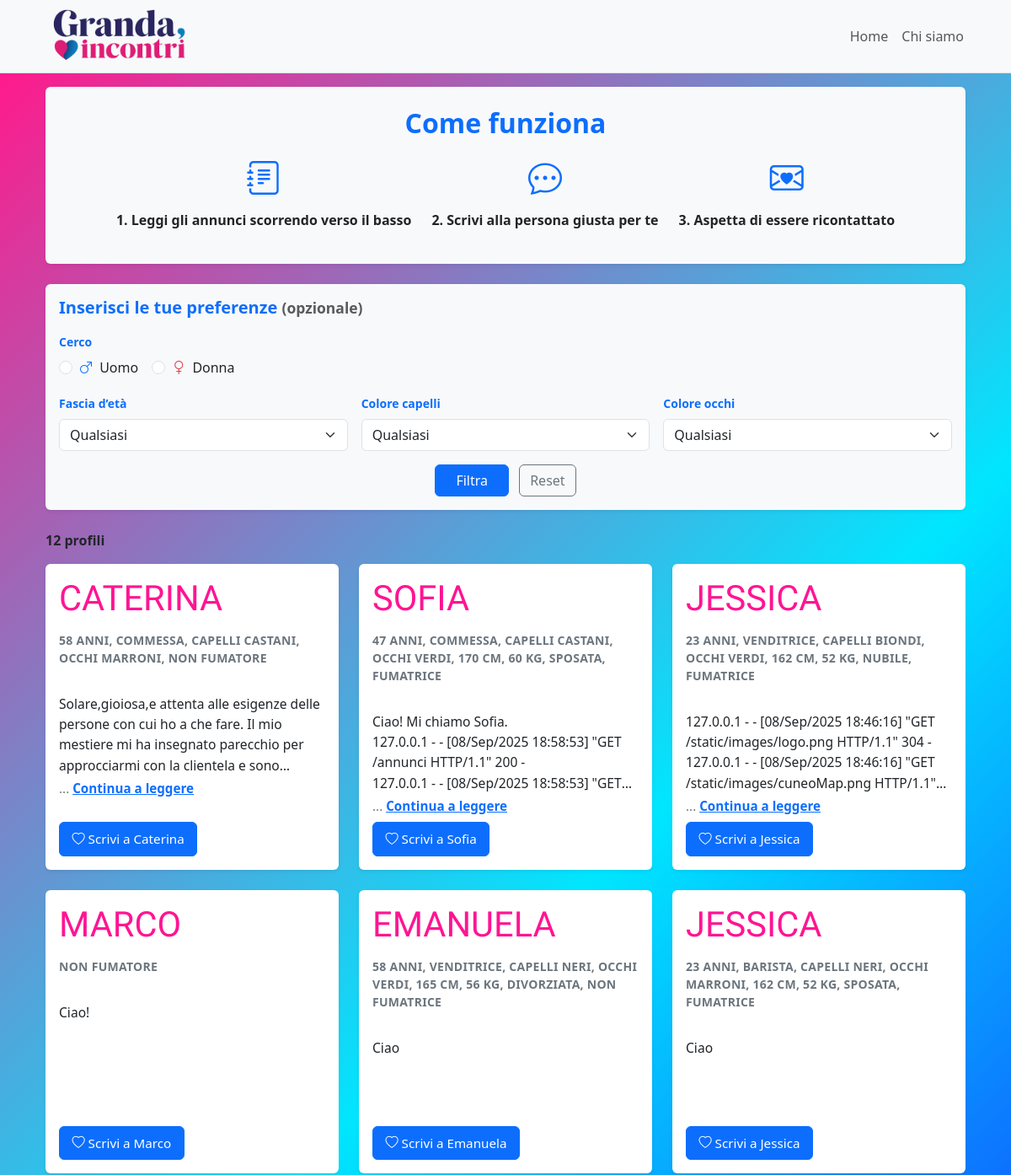
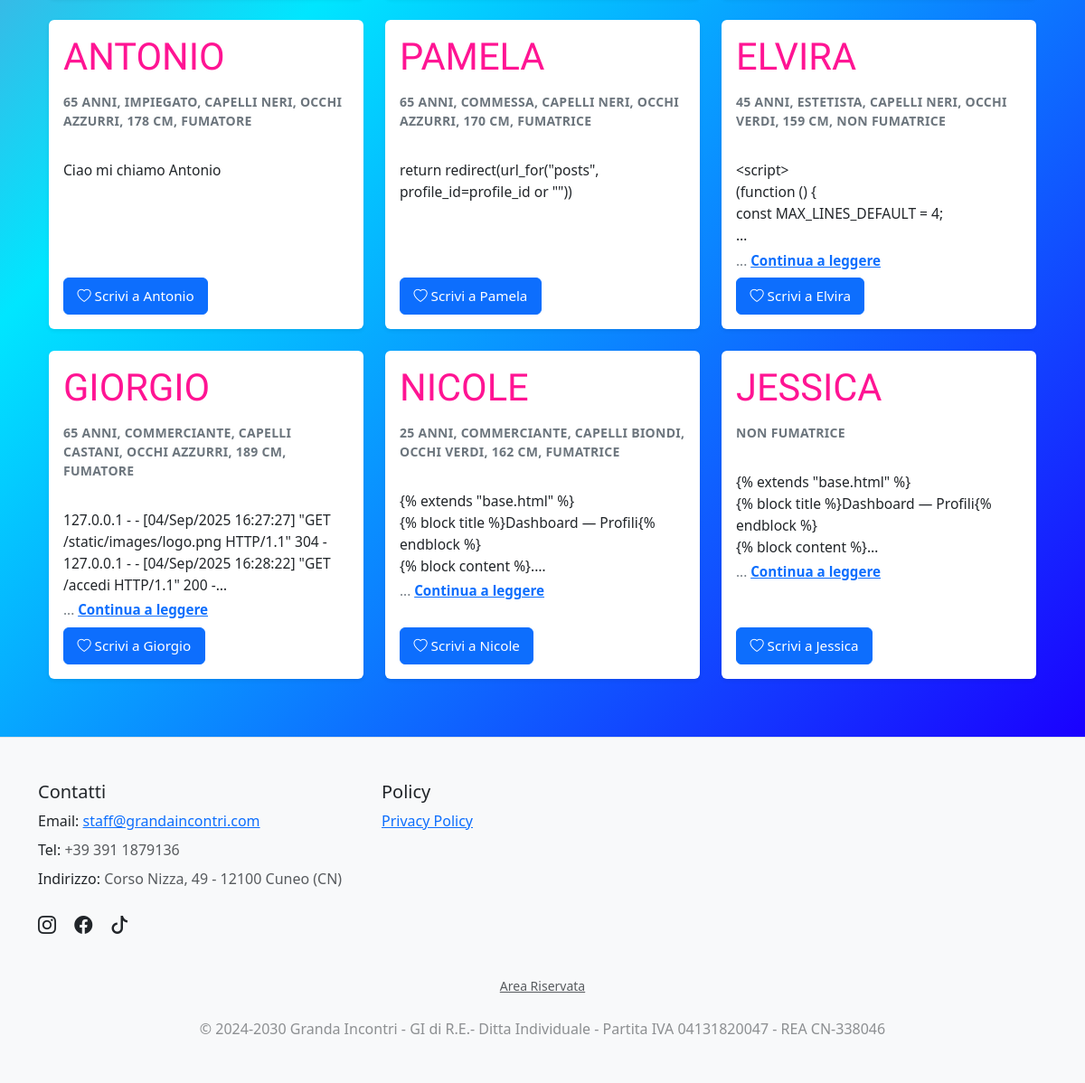
Before: /annunci with the older database file (2 pictures, top to bottom).
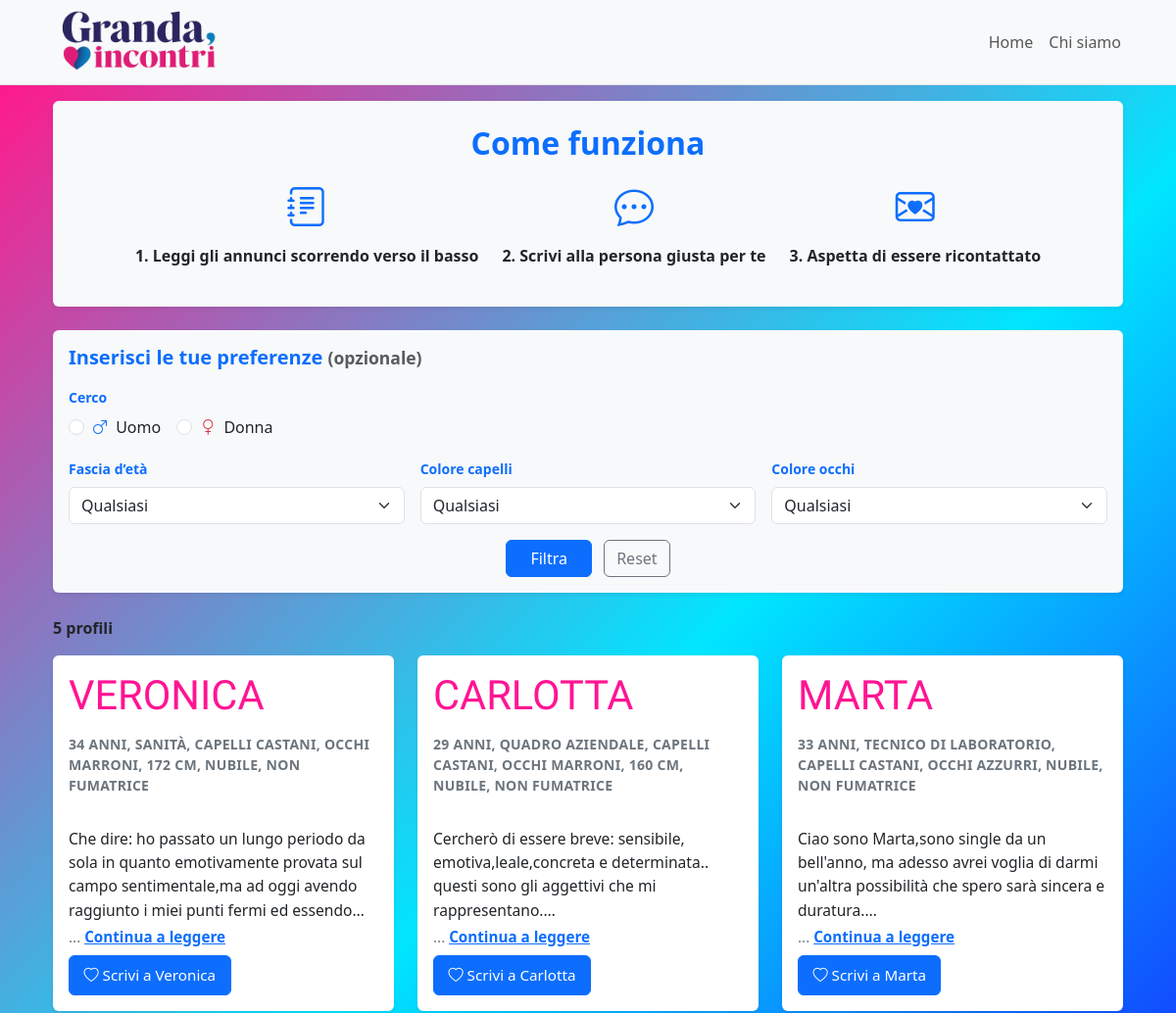
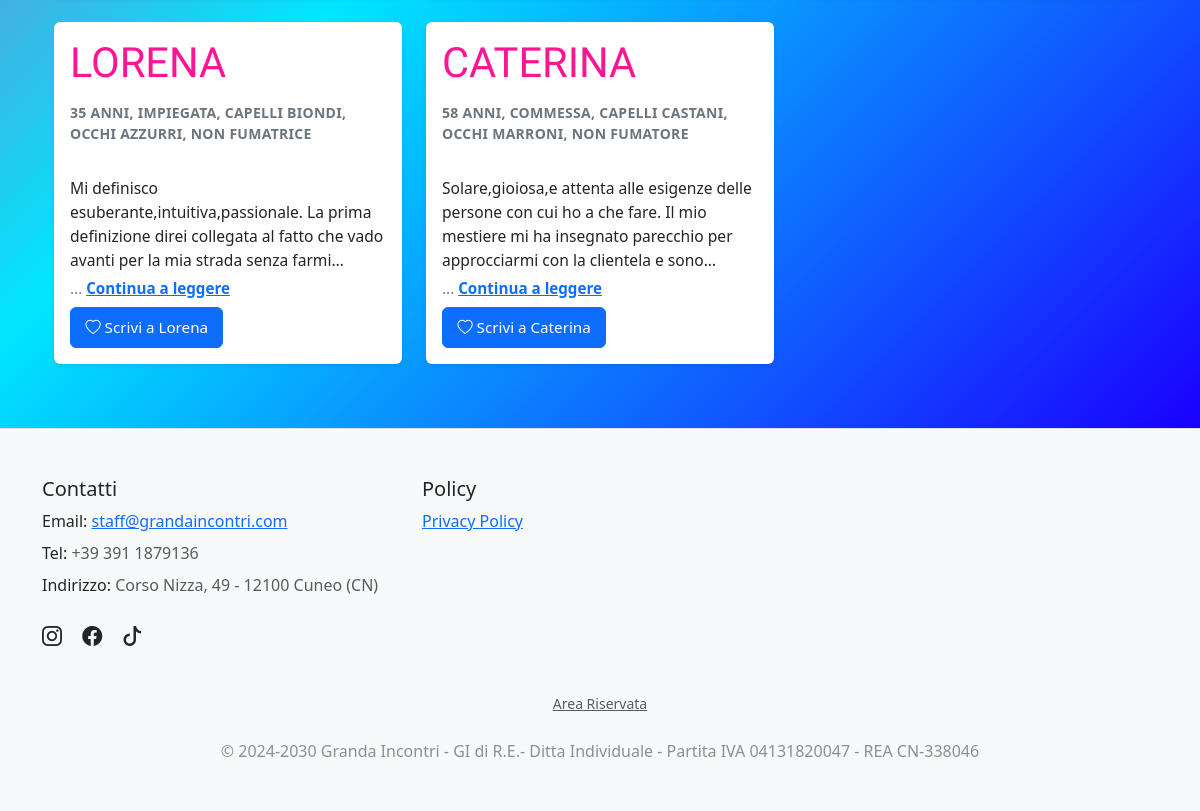
After: the same page with the newer database file (2 pictures, top to bottom).
### tables this page shows
CREATE TABLE "profiles" (
	"id"	INTEGER NOT NULL,
	"first_name"	TEXT NOT NULL,
	"last_name"	TEXT,
	"gender"	TEXT NOT NULL,
	"birth_year"	INTEGER,
	"city"	TEXT,
	"occupation"	TEXT,
	"eyes_color"	TEXT,
	"hair_color"	TEXT,
	"height_cm"	INTEGER,
	"smoker"	INTEGER,
	"bio"	TEXT NOT NULL,
	"is_active"	INTEGER NOT NULL,
	"created_at"	TEXT,
	"weight_kg"	INTEGER,
	"marital_status"	TEXT,
	PRIMARY KEY("id" AUTOINCREMENT)
);

### app.py (the view)
@app.route("/annunci")
def annunci():
    gender_in  = (request.args.get("gender") or "").strip().lower() or None
    age_range  = (request.args.get("age_range") or "").strip() or None
    hair_color = (request.args.get("hair_color") or "").strip().lower() or None
    eyes_color = (request.args.get("eyes_color") or "").strip().lower() or None
    name_q = None
    id_q = None
    if session.get("is_authenticated"):
        name_q = (request.args.get("name") or "").strip().lower() or None
        raw = (request.args.get("id") or "").strip()  # niente lower()
        id_q = int(raw) if raw.isdigit() else None
    gender = _norm_gender_val(gender_in)
    all_profiles = get_published_profiles_with_status()
    listObjProfiles = [
        p for p in all_profiles
        if _profile_matches_filters(p, gender, age_range, hair_color, eyes_color, name_q, id_q)
    ]
    def cap(val: str | None) -> str:
        s = (val or "").strip()
        return (s[:1].upper() + s[1:].lower()) if s else ""
    listObjProfiles = [
        {
            **p,
            "first_name": cap(p.get("first_name")),
            "last_name":  cap(p.get("last_name")),
        }
        for p in listObjProfiles
    ]
    profile_to_edit = None
    to_edit = False
    profile_id = request.args.get("profile_id")
    if profile_id and session.get("is_authenticated"):
        row = profiles_dao.get_profile_by_id(int(profile_id))
        if row is not None:
            d = {k: row[k] for k in row.keys()}
            profile_to_edit = SimpleNamespace(**d)
            to_edit = True
    return render_template(
        "annunci.html",
        listObjProfiles=listObjProfiles,
        profile_to_edit=profile_to_edit,
        to_edit=to_edit,
        current_year=datetime.date.today().year
    )

### templates/annunci.html (shortened to what this page needs)
{% extends "base.html" %}
{% block content %}
<div class="posts-wrapper">
  <div class="container my-3 px-4">
  {% if not current_user.is_authenticated %}
    <div class="p-4 mb-4 bg-light rounded shadow-sm text-center">
      <h2 class="text-primary fw-bold mb-3">Come funziona</h2>
      <div class="d-flex flex-column flex-md-row justify-content-center align-items-center gap-4">
        <div class="d-flex flex-column align-items-center">
          <i class="bi bi-journal-text fs-1 text-primary"></i>
          <p class="mt-2 fw-semibold">1. Leggi gli annunci scorrendo verso il basso</p>
        </div>
        <div class="d-flex flex-column align-items-center">
          <i class="bi bi-chat-dots fs-1 text-primary"></i>
          <p class="mt-2 fw-semibold">2. Scrivi alla persona giusta per te</p>
        </div>
        <div class="d-flex flex-column align-items-center">
          <i class="bi bi-envelope-heart fs-1 text-primary"></i>
          <p class="mt-2 fw-semibold">3. Aspetta di essere ricontattato</p>
        </div>
      </div>
    </div>
  {% endif %}
    <div class="p-3 mb-4 bg-light rounded shadow-sm">
      <h5 class="text-primary fw-bold mb-3">Inserisci le tue preferenze <small class="text-muted">(opzionale)</small></h5>
      <form method="GET" action="{{ url_for('annunci') }}#first-result">
        <div class="row g-3">
          <div class="col-12">
            <label class="form-label small text-primary fw-bold">Cerco</label>
            <div class="d-flex gap-3">
              <div class="form-check">
                <input class="form-check-input" type="radio" name="gender" id="cercoUomo" value="male"
                       {% if request.args.get('gender','')|lower == 'male' %}checked{% endif %}>
                <label class="form-check-label" for="cercoUomo"><i class="bi bi-gender-male text-primary me-1"></i> Uomo</label>
              </div>
              <div class="form-check">
                <input class="form-check-input" type="radio" name="gender" id="cercoDonna" value="female"
                       {% if request.args.get('gender','')|lower == 'female' %}checked{% endif %}>
                <label class="form-check-label" for="cercoDonna"><i class="bi bi-gender-female text-danger me-1"></i> Donna</label>
              </div>
            </div>
          </div>
          <div class="col-md-4">
            <label class="form-label small text-primary fw-bold">Fascia d’età</label>
            {% set sel_age = request.args.get('age_range','') %}
            <select class="form-select" name="age_range">
              <option value=""        {% if sel_age == '' %}selected{% endif %}>Qualsiasi</option>
            </select>
          </div>
          <div class="col-md-4">
            <label class="form-label small text-primary fw-bold">Colore capelli</label>
            {% set sel_hair = request.args.get('hair_color','')|lower %}
            <select class="form-select" name="hair_color">
              <option value=""         {% if sel_hair == '' %}selected{% endif %}>Qualsiasi</option>
            </select>
          </div>
          <div class="col-md-4">
            <label class="form-label small text-primary fw-bold">Colore occhi</label>
            {% set sel_eyes = request.args.get('eyes_color','')|lower %}
            <select class="form-select" name="eyes_color">
              <option value=""          {% if sel_eyes == '' %}selected{% endif %}>Qualsiasi</option>
            </select>
          </div>
          <div class="col-12 text-center">
            <button type="submit" class="btn btn-primary px-4">Filtra</button>
            <a href="{{ url_for('annunci') }}#first-result" class="btn btn-outline-secondary ms-2">Reset</a>
          </div>
        </div>
      </form>
    </div>
    {% set n = listObjProfiles|length %}
    <div class="d-flex align-items-center mb-3 gap-2
                flex-column-reverse flex-md-row
                justify-content-center justify-content-md-between">
      <div class="fw-semibold mt-2 mt-md-0 text-center text-md-start w-100 w-md-auto">
        {{ n }} profil{{ 'o' if n==1 else 'i' }}
      </div>
    </div>
    {% if listObjProfiles %}
      <div class="row g-4" >
        {% for p in listObjProfiles %}
          {% set eta = (current_year - p['birth_year']) if p['birth_year'] else None %}
          {% set fuma = (p['smoker'] in [1, '1', true, 'true', 'on']) if p['smoker'] is not none else None %}
          {% set stato = (p['marital_status'] or '') %}
          {% if stato %}
            {% if stato|lower in ['celibe/nubile','single'] %}
              {% set stato_it = 'nubile' if p['gender'] == 'female' else 'celibe' %}
            {% elif stato|lower in ['sposato/a','married'] %}
              {% set stato_it = 'sposata' if p['gender'] == 'female' else 'sposato' %}
            {% elif stato|lower in ['separato/a','separated'] %}
              {% set stato_it = 'separata' if p['gender'] == 'female' else 'separato' %}
            {% elif stato|lower in ['divorziato/a','divorced'] %}
              {% set stato_it = 'divorziata' if p['gender'] == 'female' else 'divorziato' %}
            {% elif stato|lower in ['vedovo/a','widowed'] %}
              {% set stato_it = 'vedova' if p['gender'] == 'female' else 'vedovo' %}
            {% else %}
              {% set stato_it = stato %}
            {% endif %}
          {% else %}
            {% set stato_it = '' %}
          {% endif %}
         {% set parts = [] %}
          {% if eta %}{% set _ = parts.append(eta ~ ' anni') %}{% endif %}
          {% if p['occupation'] %}{% set _ = parts.append(p['occupation']) %}{% endif %}
          {% if p['hair_color'] %}{% set _ = parts.append('capelli ' ~ p['hair_color']) %}{% endif %}
          {% if p['eyes_color'] %}{% set _ = parts.append('occhi ' ~ p['eyes_color']) %}{% endif %}
          {% if p['height_cm'] %}{% set _ = parts.append(p['height_cm'] ~ ' cm') %}{% endif %}
          {% if p['weight_kg'] %}{% set _ = parts.append(p['weight_kg'] ~ ' kg') %}{% endif %}
          {% if stato_it %}{% set _ = parts.append(stato_it) %}{% endif %}
          {% if fuma is not none %}
            {% if p['gender'] == 'female' %}
              {% set _ = parts.append('fumatrice' if fuma else 'non fumatrice') %}
            {% else %}
              {% set _ = parts.append('fumatore' if fuma else 'non fumatore') %}
            {% endif %}
          {% endif %}
          <div class="col-12 col-sm-6 col-lg-4" {% if loop.first %}id="first-result"{% endif %}>
            <div class="card h-100 shadow-sm border-0">
              <div class="card-body d-flex flex-column">
                <div class="profile-header">
                  <div class="profile-name">
                    {% if current_user.is_authenticated %}
                      {{ (p['first_name'] ~ ' ' ~ (p['last_name'] or ''))|trim|upper }}
                    {% else %}
                      {{ p['first_name']|upper }}
                    {% endif %}
                  </div>
                </div>
                <div class="text-uppercase text-secondary small profile-meta mb-2">
                  {{ parts|join(', ')|upper }}
                </div>
                {% set bio_text = (p['bio'] or '') %}
                <div class="bio-block flex-grow-1" data-lines="5">
                  <div class="small bio-textbox">
                    <div class="bio-text">
                      {{ (p['bio'] or '') | e }}
                    </div>
                  </div>
                  <div class="read-more-line d-none">
                    <span class="dots">...</span>
                    <button type="button" class="read-more" aria-expanded="false">Continua a leggere</button>
                  </div>
                </div>
                <div class="d-flex justify-content-between align-items-center mt-2 gap-2">
                  {% if not current_user.is_authenticated %}
                    <a href="#" class="btn btn-primary" data-bs-toggle="modal" data-bs-target="#replyModal-{{ p['id'] }}">
                      <i class="bi bi-heart"></i><span class="ms-1">Scrivi a {{ p['first_name'] }}</span>
                    </a>
                  {% endif %}
                </div>
              </div>
            </div>
          </div>
        {% endfor %}
      </div>
    {% endif %}
  </div>
</div>
{% endblock %}

### templates/base.html (shortened to what this page needs)
<!doctype html>
<html lang="it">
<head>
  <link href="https://cdn.jsdelivr.net/npm/bootstrap@5.3.5/dist/css/bootstrap.min.css" rel="stylesheet">
  <link rel="stylesheet" href="https://cdn.jsdelivr.net/npm/bootstrap-icons@1.11.3/font/bootstrap-icons.min.css">
  <link rel="stylesheet" href="{{ url_for('static', filename='css/style.css') }}">
</head>
<body>
  <header>
    <nav class="navbar navbar-light bg-light border-bottom px-4">
      <div class="container-fluid">
        {% if not current_user.is_authenticated %}
        <div class="row w-100 align-items-center">
          <div class="col-12 col-md d-flex align-items-center ps-md-3 ps-0">
            <img src="{{ url_for('static', filename='images/logo.png') }}" alt="Logo Granda Incontri" class="navbar-logo">
          </div>
          <div class="col-12 col-md d-flex justify-content-center justify-content-md-end mt-2 mt-md-0 pe-0">
            <ul class="navbar-nav flex-row">
              <li class="nav-item">
                <a href="{{ url_for('home') }}" class="nav-link px-2 {% block home_active %}{% endblock %}">Home</a>
              </li>
              <li class="nav-item">
                <a href="{{ url_for('chisiamo') }}" class="nav-link px-2 {% block signup_active %}{% endblock %}">Chi siamo</a>
              </li>
            </ul>
          </div>
        </div>
        {% endif %}
      </div>
    </nav>
  </header>
  <div class="container-fluid bg-light {% block main_container_class %}{% endblock %}">
    <div class="row">
      {% block content %}
      {% endblock %}
    </div>
  </div>
  <footer class="bg-light text-dark border-top px-4 py-5">
    <div class="container">
      <div class="row gy-4">
        <div class="col-12 col-sm-6 col-md-4">
          <h5>Contatti</h5>
          <ul class="nav flex-column">
            <li class="nav-item mb-2 footer-text">Email: <a href="mailto:staff@grandaincontri.com" class="text-primary custom-a">staff@grandaincontri.com</a></li>
            <li class="nav-item mb-2 footer-text">Tel: <span class="text-body-secondary">+39 391 1879136</span></li>
            <li class="nav-item mb-2 footer-text">Indirizzo: <span class="text-body-secondary">Corso Nizza, 49 - 12100 Cuneo (CN)</span></li>
          </ul>
          <div class="mt-3">
            <a href="#" class="text-dark me-3 footer-text"><i class="bi bi-instagram fs-5"></i></a>
            <a href="#" class="text-dark me-3 footer-text"><i class="bi bi-facebook fs-5"></i></a>
            <a href="#" class="text-dark me-3 footer-text"><i class="bi bi-tiktok fs-5"></i></a>
          </div>
        </div>
        <div class="col-12 col-sm-6 col-md-4">
          <h5>Policy</h5>
          <ul class="nav flex-column">
            <li class="nav-item mb-2 footer-text"><a href="https://www.iubenda.com/privacy-policy/7777397" class="text-primary custom-a" target="_blank"
         rel="noopener noreferrer">Privacy Policy</a></li>
          </ul>
        </div>
        <div class="col-12">
          <ul class="nav flex-column text-center mt-3">
            <li class="nav-item">
              <a href="{{ url_for('accedi') }}" class="text-muted small">
                Area Riservata
              </a>
            </li>
          </ul>
        </div>
      </div>
      <div class="text-center mt-4 text-body-tertiary footer-text">
        &copy; 2024-2030 Granda Incontri - GI di R.E.- Ditta Individuale - Partita IVA 04131820047 - REA CN-338046
      </div>
    </div>
  </footer>
</body>
</html>

Changed rows visible on the page:
removed profiles: first_name "SOFIA", parts "47 ANNI, COMMESSA, CAPELLI CASTANI, OCCHI VERDI, 170 CM, 60 KG, SPOSATA, FUMATRICE", bio "Ciao! Mi chiamo Sofia. 127.0.0.1 - - [08/Sep/2025 18:58:53] \"GET /annunci HTTP/1.1\" 200 - 127.0.0.1 - - [08/Sep/2025 18:58:53]…", first_name "Sofia"
removed profiles: first_name "JESSICA", parts "23 ANNI, VENDITRICE, CAPELLI BIONDI, OCCHI VERDI, 162 CM, 52 KG, NUBILE, FUMATRICE", bio "127.0.0.1 - - [08/Sep/2025 18:46:16] \"GET /static/images/logo.png HTTP/1.1\" 304 - 127.0.0.1 - - [08/Sep/2025 18:46:16] \"GET /static/images/cuneoMap.png…", first_name "Jessica"
removed profiles: first_name "MARCO", parts "NON FUMATORE", bio "Ciao!", first_name "Marco"
removed profiles: first_name "EMANUELA", parts "58 ANNI, VENDITRICE, CAPELLI NERI, OCCHI VERDI, 165 CM, 56 KG, DIVORZIATA, NON FUMATRICE", bio "Ciao", first_name "Emanuela"
removed profiles: first_name "JESSICA", parts "23 ANNI, BARISTA, CAPELLI NERI, OCCHI MARRONI, 162 CM, 52 KG, SPOSATA, FUMATRICE", bio "Ciao", first_name "Jessica"
removed profiles: first_name "ANTONIO", parts "65 ANNI, IMPIEGATO, CAPELLI NERI, OCCHI AZZURRI, 178 CM, FUMATORE", bio "Ciao mi chiamo Antonio", first_name "Antonio"
removed profiles: first_name "PAMELA", parts "65 ANNI, COMMESSA, CAPELLI NERI, OCCHI AZZURRI, 170 CM, FUMATRICE", bio "return redirect(url_for(\"posts\", profile_id=profile_id or \"\"))", first_name "Pamela"
removed profiles: first_name "ELVIRA", parts "45 ANNI, ESTETISTA, CAPELLI NERI, OCCHI VERDI, 159 CM, NON FUMATRICE", bio "<script> (function () { const MAX_LINES_DEFAULT =…", first_name "Elvira"
removed profiles: first_name "GIORGIO", parts "65 ANNI, COMMERCIANTE, CAPELLI CASTANI, OCCHI AZZURRI, 189 CM, FUMATORE", bio "127.0.0.1 - - [04/Sep/2025 16:27:27] \"GET /static/images/logo.png HTTP/1.1\" 304 - 127.0.0.1 - - [04/Sep/2025 16:28:22] \"GET /accedi HTTP/1.1\" 200…", first_name "Giorgio"
removed profiles: first_name "NICOLE", parts "25 ANNI, COMMERCIANTE, CAPELLI BIONDI, OCCHI VERDI, 162 CM, FUMATRICE", bio "{% extends \"base.html\" %} {% block title %}Dashboard — Profili{% endblock %} {% block content…", first_name "Nicole"
removed profiles: first_name "JESSICA", parts "NON FUMATRICE", bio "{% extends \"base.html\" %} {% block title %}Dashboard — Profili{% endblock %} {% block content…", first_name "Jessica"
added profiles: first_name "VERONICA", parts "34 ANNI, SANITÀ, CAPELLI CASTANI, OCCHI MARRONI, 172 CM, NUBILE, NON FUMATRICE", bio "Che dire: ho passato un lungo periodo da sola in quanto emotivamente provata sul campo sentimentale,ma ad oggi avendo raggiunto i miei punti fermi ed…", first_name "Veronica"
added profiles: first_name "CARLOTTA", parts "29 ANNI, QUADRO AZIENDALE, CAPELLI CASTANI, OCCHI MARRONI, 160 CM, NUBILE, NON FUMATRICE", bio "Cercherò di essere breve: sensibile, emotiva,leale,concreta e determinata.. questi sono gli aggettivi che mi…", first_name "Carlotta"
added profiles: first_name "MARTA", parts "33 ANNI, TECNICO DI LABORATORIO, CAPELLI CASTANI, OCCHI AZZURRI, NUBILE, NON FUMATRICE", bio "Ciao sono Marta,sono single da un bell'anno, ma adesso avrei voglia di darmi un'altra possibilità che spero sarà sincera e…", first_name "Marta"
added profiles: first_name "LORENA", parts "35 ANNI, IMPIEGATA, CAPELLI BIONDI, OCCHI AZZURRI, NON FUMATRICE", bio "Mi definisco esuberante,intuitiva,passionale. La prima definizione direi collegata al fatto che vado avanti per la mia strada senza…", first_name "Lorena"
Other visible differences:
{{ n }}: "12" → "5"
